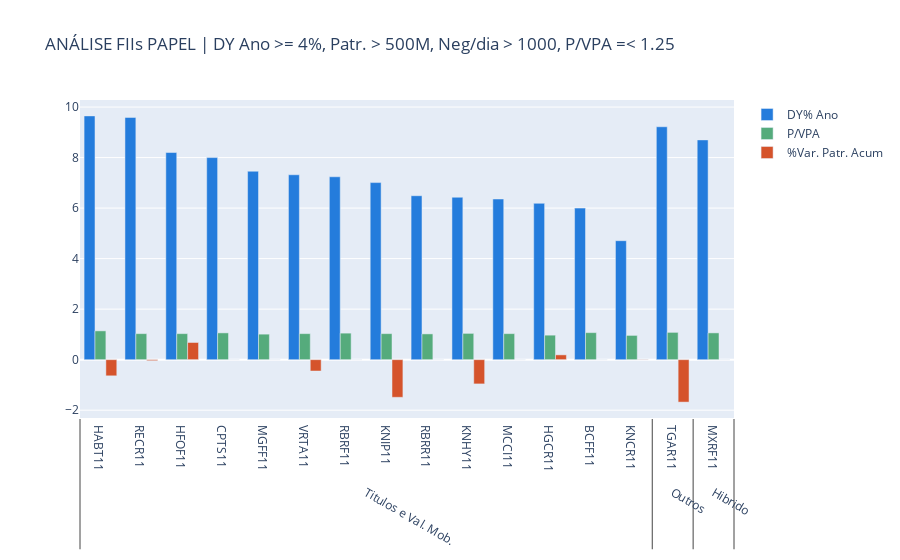

This figure's notebook cell:
### Code cell
x1 = [rsf_paper['setor'], rsf_paper['codigo']]
trace10 = go.Bar(x=x1, y=rsf_paper['dy12macum%'], name='DY% Ano',
                 marker_color='rgb(36, 124, 220)')
trace11 = go.Bar(x=x1, y=rsf_paper['p/vpaN'], name='P/VPA',
                 marker_color='rgb(85, 171, 124)')
trace12 = go.Bar(x=x1, y=rsf_paper['varpatr%'], name='%Var. Patr. Acum',
                 marker_color='rgb(213, 83, 43)')
data1 = [trace10, trace11, trace12]
fig1 = go.Figure(data1)
fig1.update_layout(title='ANÁLISE FIIs PAPEL | DY Ano >= 4%, Patr. > 500M, \
Neg/dia > 1000, P/VPA =< 1.25')
fig1.show()
py.plot(fig1)

### Figure 1 — Plotly figure (JSON) as saved in the notebook; plotly's stock layout.template omitted (floating-point values rounded to 4 significant figures)
{"data": [{"marker": {"color": "rgb(36, 124, 220)"}, "name": "DY% Ano", "type": "bar", "x": [["Titulos e Val. Mob.", "Titulos e Val. Mob.", "Outros", "Hibrido", "Titulos e Val. Mob.", "Titulos e Val. Mob.", "Titulos e Val. Mob.", "Titulos e Val. Mob.", "Titulos e Val. Mob.", "Titulos e Val. Mob.", "Titulos e Val. Mob.", "Titulos e Val. Mob.", "Titulos e Val. Mob.", "Titulos e Val. Mob.", "Titulos e Val. Mob.", "Titulos e Val. Mob."], ["HABT11", "RECR11", "TGAR11", "MXRF11", "HFOF11", "CPTS11", "MGFF11", "VRTA11", "RBRF11", "KNIP11", "RBRR11", "KNHY11", "MCCI11", "HGCR11", "BCFF11", "KNCR11"]], "y": [9.65, 9.59, 9.22, 8.7, 8.2, 8, 7.46, 7.32, 7.24, 7.01, 6.49, 6.43, 6.36, 6.19, 6, 4.71]}, {"marker": {"color": "rgb(85, 171, 124)"}, "name": "P/VPA", "type": "bar", "x": [["Titulos e Val. Mob.", "Titulos e Val. Mob.", "Outros", "Hibrido", "Titulos e Val. Mob.", "Titulos e Val. Mob.", "Titulos e Val. Mob.", "Titulos e Val. Mob.", "Titulos e Val. Mob.", "Titulos e Val. Mob.", "Titulos e Val. Mob.", "Titulos e Val. Mob.", "Titulos e Val. Mob.", "Titulos e Val. Mob.", "Titulos e Val. Mob.", "Titulos e Val. Mob."], ["HABT11", "RECR11", "TGAR11", "MXRF11", "HFOF11", "CPTS11", "MGFF11", "VRTA11", "RBRF11", "KNIP11", "RBRR11", "KNHY11", "MCCI11", "HGCR11", "BCFF11", "KNCR11"]], "y": [1.14, 1.03, 1.08, 1.06, 1.03, 1.06, 1.01, 1.03, 1.05, 1.03, 1.02, 1.04, 1.03, 0.97, 1.07, 0.96]}, {"marker": {"color": "rgb(213, 83, 43)"}, "name": "%Var. Patr. Acum", "type": "bar", "x": [["Titulos e Val. Mob.", "Titulos e Val. Mob.", "Outros", "Hibrido", "Titulos e Val. Mob.", "Titulos e Val. Mob.", "Titulos e Val. Mob.", "Titulos e Val. Mob.", "Titulos e Val. Mob.", "Titulos e Val. Mob.", "Titulos e Val. Mob.", "Titulos e Val. Mob.", "Titulos e Val. Mob.", "Titulos e Val. Mob.", "Titulos e Val. Mob.", "Titulos e Val. Mob."], ["HABT11", "RECR11", "TGAR11", "MXRF11", "HFOF11", "CPTS11", "MGFF11", "VRTA11", "RBRF11", "KNIP11", "RBRR11", "KNHY11", "MCCI11", "HGCR11", "BCFF11", "KNCR11"]], "y": [-0.64, -0.04, -1.68, 0, 0.68, 0, 0, -0.45, 0, -1.49, 0, -0.96, 0, 0.19, 0, 0.01]}], "layout": {"title": {"text": "ANÁLISE FIIs PAPEL | DY Ano >= 4%, Patr. > 500M, Neg/dia > 1000, P/VPA =< 1.25"}}}
